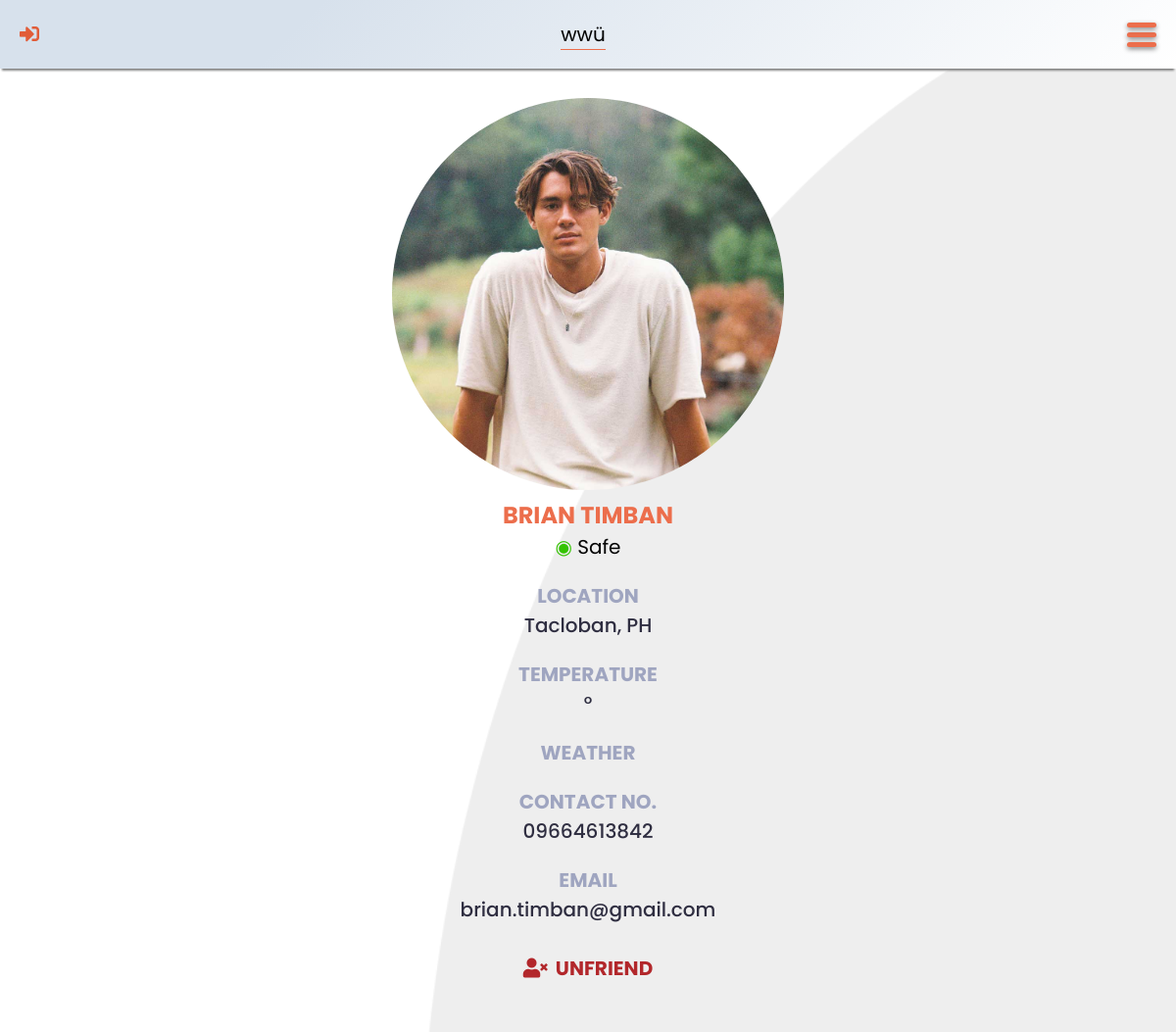
The page /friend.php?friend-id=18 on the database its author committed.
### tables this page shows
CREATE TABLE `user` (
	`user_id` INT UNSIGNED AUTO_INCREMENT PRIMARY KEY,
	`fname` VARCHAR(50) NOT NULL,
	`lname` VARCHAR(50) NOT NULL,
	`contact_no` CHAR(13) NOT NULL,
	`location` VARCHAR(50) NOT NULL,
	`email` VARCHAR(100) NOT NULL UNIQUE,
	`password` VARCHAR(255) NOT NULL,
	`profile_picture` CHAR(12) DEFAULT 'default.jpg' NOT NULL ,
	`status` ENUM('Safe', 'Moderately Affected', 'Severely Affected') DEFAULT 'Safe' NOT NULL,
	`unit` ENUM('Metric', 'Imperial') DEFAULT 'Metric' NOT NULL
);

### src/header.php (called while the page is built, shortened)
<?php
	$unit = "metric";
	if (isset($_SESSION["account-verified"])) {
		$user_id = $_SESSION["account-verified"];
		require_once "config/config.php";
		require_once "lib/database-handler.php";
		require_once "models/User.php";
		$user = new User();
		$account = $user->getUser($user_id);
		$fname = $account->fname;
		$location = $account->location;
		$icon = "out";
		$logInLogOut = "src/sign-out.php";
		$unit = strtolower($account->unit);
	}
	else {
		$user_id = $location = "";
		$fname = "wwü";
		$icon = "in";
		$logInLogOut = "login.php";
	}
?>

### lib/database-handler.php (called while the page is built, shortened)
<?php
class Database {
	private $host = DB_HOST;
	private $dbname = DB_NAME;
	private $charset = DB_CHARSET;
	private $user = DB_USER;
	private $password = DB_PASSWORD;
	private $dbh;
	private $stmt;
	public function __construct() {
		$dsn = "mysql:host=".$this->host.";charset=".$this->charset.";dbname=".$this->dbname;
		$options = array (
			PDO::ATTR_PERSISTENT => true,
			PDO::ATTR_ERRMODE => PDO::ERRMODE_EXCEPTION,
			PDO::ATTR_ORACLE_NULLS => PDO::NULL_NATURAL
		);
		try {
			$this->dbh = new PDO($dsn, $this->user, $this->password, $options);
		}
		catch (PDOException $e) {
			$this->error = $e->getMessage()." in ".$e->getFile()." on line ".$e->getLine();
			$this->terminate();
		}
	}
	public function query($query) {
		$this->stmt = $this->dbh->prepare($query);
	}
	public function bind($param, $value, $type = null) {
		if (is_null($type)) {
			switch (true) {
				default:
					$type = PDO::PARAM_STR;
			}
		}
		$this->stmt->bindValue($param, $value, $type);
	}
	public function execute($message = "", $redirect = "") {
		try {
			return $this->stmt->execute();
		}
		catch (PDOException $e) {
			$this->logFile = "../src/log.txt";
			$this->error = $e->getMessage()." in ".$e->getFile()." on line ".$e->getLine();
			$this->logError();
		}
		finally {
			if ($redirect !== "") {
				$this->confirmQuery($message, $redirect);
			}
		}
	}
	public function resultRecord() {
		$this->execute();
		return $this->stmt->fetch(PDO::FETCH_OBJ);
	}
}

### models/User.php (called while the page is built, shortened)
<?php
class User {
	protected $db;
	public function __construct() {
		$this->db = new Database();
	}
	public function getUser($id) {
		$this->db->query("SELECT * FROM `user` WHERE `user_id` = ?");
		$this->db->bind(1, $id);
		return $this->db->resultRecord();
	}
}

### friend.php (the view, shortened to what this page needs)
<?php
	require_once "src/header.php";
	if (isset($_GET["friend-id"])) {
		$friend_id = $_GET["friend-id"];
		require_once "lib/database-handler.php";
		require_once "models/User.php";
		$user = new User();
		$f = $user->getUser($friend_id);
		$friend_name = $f->fname." ".$f->lname;
	}
	else {
		echo "<script>alert('Sorry, something went wrong!');</script>";
		echo "<script>window.location.href = 'friends.php'</script>";
	}
?>
<!DOCTYPE html>
<html lang="en">
<head>
	<link rel="stylesheet" type="text/css" href="css/all.min.css" />
	<link rel="stylesheet" type="text/css" href="css/general.css" />
	<link rel="stylesheet" type="text/css" href="css/tingle.min.css" />
	<link rel="stylesheet" type="text/css" href="css/modal.css" />
	<link rel="stylesheet" type="text/css" href="css/outer-navigation-menu.css" />
	<link rel="stylesheet" type="text/css" href="css/weather-status.css" />
	<link rel="stylesheet" type="text/css" href="css/one-person-page.css" />
	<link rel="stylesheet" type="text/css" href="css/friend.css" />
</head>
<body>
	<header data-unit="<?php echo $unit; ?>">
		<a href="<?php echo $logInLogOut; ?>" class="fas fa-sign-<?php echo $icon; ?>-alt"></a>
		<div class="data">
			<p id="fname" data-user-id="<?php echo $user_id; ?>"><?php echo $fname; ?></p>
			<p id="location"><?php echo $location; ?></p>
		</div>
		<label for="check-menu" class="menu-button"><div class="menu-lines"></div></label>
	</header>
	<main>
		<section id="friend">
			<img src="img/profile-pictures/<?php echo $f->profile_picture; ?>" alt="Profile Picture" />
			<h2><?php echo $friend_name; ?></h2>
			<div>
				<span class="status <?php echo str_replace(" ", "-", strtolower($f->status)); ?>">&#9673;</span>
				<?php echo $f->status; ?>
			</div>
			<div id="friend-data">
				<div class="item">
					<div class="label">Location</div>
					<div id="friend-location" class="value"><?php echo $f->location; ?></div>
				</div>
				<div class="item">
					<div class="label">Temperature</div>
					<div id="temperature" class="value"><span class="value"></span>&#176; <span class="unit"></span></div>
				</div>
				<div class="item">
					<div class="label">Weather</div>
				</div>
				<div class="item">
					<div class="label">Contact No.</div>
					<div class="value"><a href="tel:<?php echo $f->contact_no; ?>"><?php echo $f->contact_no; ?></a></div>
				</div>
				<div class="item">
					<div class="label">Email</div>
					<div class="value"><a href="mailto:<?php echo $f->email; ?>"><?php echo $f->email; ?></a></div>
				</div>
				<div class="item">
					<form action="src/unfriend.php" method="post">
						<button id="unfriend"><i class="fa fa-user-times"></i>Unfriend</button>
					</form>
				</div>
			</div>
		</section>
	</main>
</body>
</html>

### css/general.css (style rules this page uses)
:root { --cadet-blue: #9fa5c0; --charade: #2f2e41; --dark-orange: #e15c38; --green: #34c300; --gun-powder: #3f3f56; --light-gray: #d3d3d3; --orange: #ec6e4c; --red: #ff0000; --saffron: #f5d23b; --sandy-brown: #f2a65a; --tall-poppy: #b2272b; }
* { -webkit-tap-highlight-color: transparent; box-sizing: border-box; font-family: "Poppins", sans-serif; margin: 0; padding: 0; }
h2 { color: var(--orange); font-weight: 700; margin: 0 0 10px 0; text-align: center; text-transform: uppercase; }
body { padding: env(safe-area-inset-top, 0px) env(safe-area-inset-right, 0px) env(safe-area-inset-bottom, 0px) env(safe-area-inset-left, 0px); font-size: 20px; }

### css/outer-navigation-menu.css (style rules this page uses)
header { align-items: center; background-image: linear-gradient(315deg, #ffffff 0%, #d7e1ec 74%); box-shadow: 0 4px 2px -2px gray; display: flex; height: 70px; justify-content: space-between; padding: 20px; position: fixed; top: 0; width: 100%; z-index: 20; }
header a { text-decoration: none; }
header .fas { color: var(--dark-orange); font-size: 20px; }
header .data p { margin: 0; text-align: center; }
#location { border-top: 1px solid var(--orange); color: var(--charade); font-family: "Baloo 2", sans-serif; font-size: 28px; font-weight: 700; line-height: 30px; margin-top: 2px; margin: 0; text-transform: uppercase; }
.menu-lines, .menu-lines::before, .menu-lines::after { background-color: var(--orange); border-radius: 5px; box-shadow: 0 2px 5px gray; height: 5px; transition: all 0.5s ease-in-out; width: 30px; }
.menu-lines::before, .menu-lines::after { content: ""; display: block; position: absolute; }
.menu-lines::before { transform: translateY(-10px); }
.menu-lines::after { transform: translateY(10px); }
section { padding: 100px 50px; }

### css/weather-status.css (style rules this page uses)
.safe { color: var(--green); }

### css/one-person-page.css (style rules this page uses)
main { background-image: url("../img/light-gray-background.png"); background-position: center center; background-repeat: no-repeat; background-size: cover; }
section { padding: 100px 50px 50px 50px; }
img { border-radius: 50%; height: 250px; width: 250px; }

### css/friend.css (style rules this page uses)
#friend { text-align: center; }
h2 { margin-bottom: 0; }
#friend-data { text-align: left; }
.label { color: var(--cadet-blue); font-weight: bold; margin-top: 20px; text-transform: uppercase; }
div.value { color: var(--charade); font-weight: 500; }
.value a { color: inherit; text-decoration: none; }
#unfriend { background: none; border: none; color: var(--tall-poppy); display: inline-block; font-size: inherit; font-weight: bold; margin-top: 30px; text-align: center; text-transform: uppercase; }
#unfriend i { display: inline-block; margin-right: 8px; }
@media screen and (min-width: 550px) { #friend img { height: 50vh; width: auto; } }
@media screen and (min-width: 550px) { #friend h2 { font-size: 1.2em; } }
@media screen and (min-width: 550px) { #friend-data { text-align: center; } }

### rows shown on the page
user: profile_picture (picture), friend_name "BRIAN TIMBAN", status "Safe", location "Tacloban, PH", contact_no "09664613842", email "brian.timban@gmail.com"

### other values the page prints
$fname "wwü"
